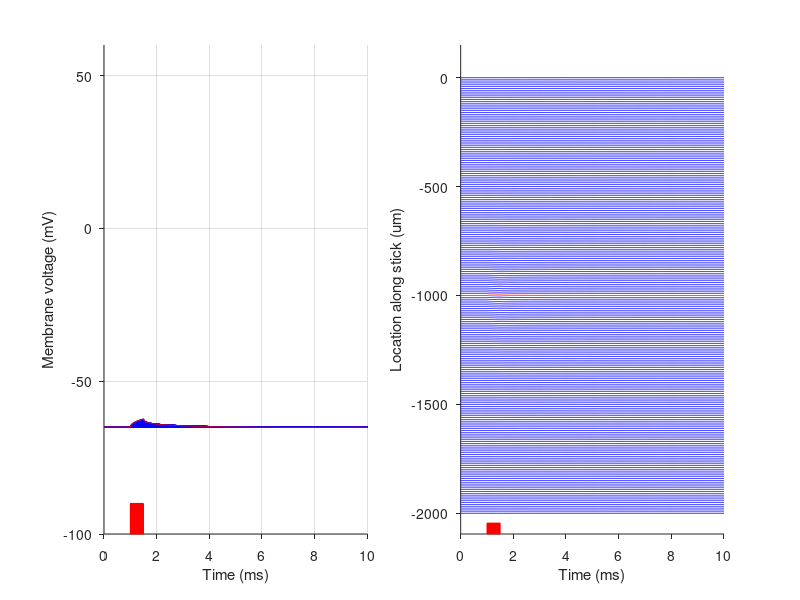

MATLAB code for this plot:
function [timeStep,vMat,mMat,hMat,nMat,iNaMat,iKMat,iLMat] = HH_multi()
%% ------------------------------------------------
%  Hodgkin & Huxley multi-compartment (stick) model
%  Run: [timeStep,vMat,mMat,hMat,nMat,iNaMat,iKMat,iLMat] = HH_multi()
%  The computation is done by a fixed step size forward or backward Euler method
%  Two stimulation modes: (1) Current injection into a single compartment ('iClamp')
%                         (2) Extracellular stimulation ('extracellular')
% ------------------------------------------------
%             
%                       _
%                  (2) / \     ||   
%                      \_/    _||_ (1)
%                             \  /                    
%   -------------------------- \/ --------------------------
%   |    1     |    2     |    3     |    4     |    5     |
%   --------------------------------------------------------
%
%
%% ------------- Step 1: PARAMETERS -------------
% Solver
solver = 'BE'; % Type of solver, 'FE'==Forward Euler or 'BE'==Backward Euler

% Stimulus parameters
mode = 'iClamp'; % Stimulus mode, 'iClamp' or 'extracellular'
elecType = 'point'; % Electrode type, 'point' or 'disk', for 'extracellular' only
dDisk = 50; % Electrode diameter, in um, for 'disk' only
rhoE = 300; % Extracellular resistivity, in Ohm*cm, for 'point and 'disk' only
I = 100; % Stimulus amplitude, in pA ('iClamp') or uA ('extracellular' 'point') or V ('extracellular' 'FEM')
elecX = 0; % X-shift of cell relative to the electrode (at 0/0)), in um
elecY = 25; % Y-shift of cell relative to the electrode (at 0/0)), in um

% Temporal parameters
tStop = 10; % Total duration of simulation, in ms
tDel = 1; % Time when stimulus starts, in ms
tDur = 0.5; % Time of stimulus ON, in ms
tDt = 0.0125; % Time step, in ms

% Stick parameters, total length = (nComp-1) x lComp
nComp = 201; % Number of compartments
lComp = 10; % Compartment length, in um
rComp = 1; % Compartment radius, in um

c = 1; % Membrane specific capacitance, in uF/cm2, original=1
rhoA = 100; % Axial/Intracellular conductivity, in Ohm*cm, , original=100

% Temperature
temp = 6.3; % Model temperature, in Celsius, original=6.3

% Hodgkin & Huxley parameters
vInit = -65; % Membrane voltage to initialize the simulation, in mV
gNa = 120; % Sodium channel maximum conductivity, in mS/cm2, original=120
gK = 36; % Potassium channel maximum conductivity, in mS/cm2, original=36
gL = 0.3; % Leak channel maximum conductivity, in mS/cm2, original=0.3
eNa = 50; % Sodium reversal/equilibrium potential, in mV, original=50
eK = -77; % Potassium reversal/equilibrium potential, in mV, original=-77
eL = -54.3; % Leak reversal/equilibrium potential, in mV, original=-54.3

% Plot flags
plotV = 1; % Membrane voltage over time


%% ------------- Step 2: COMPUTE ADDITIONAL PARAMETERS -------------
% Central compartment of stick
centerComp = (nComp-1)/2+1;

% Axial resistance of each compartment, in kOhm
R = ((2*rhoA*lComp*1e-4)/(2*(rComp*1e-4)^2*pi))*1e-3;
% Compartment surface, in cm2
A = (2*rComp*pi*lComp)*1e-8;
% Compartment membrance capacitance, in uF
C = c*A;

% Compute time step
timeSteps = floor(tStop/tDt)+1;
timeStep = 0:tDt:tStop;

% Temperature adjustment
kTemp = 3^((temp-6.3)/10);

% Other constants
vAdd = 0.001;

% Set up tridiagonal matrix for fast computation of the inverse axial matrix (BE)
matInvDiag = [1+(tDt/C)*(1/R);ones(nComp-2,1)+(tDt/C)*(2/R);1+(tDt/C)*(1/R)]; % in (ms/uF)*(1/kOhm)==1/V
matInvOffDiag = ones(nComp-1,1)*-(tDt/C)*(1/R);
matInv = diag(matInvDiag,0) + diag(matInvOffDiag,-1) + diag(matInvOffDiag,1);

% Set up tridiagonal matrix for fast iAxial (FE) and iStim (extracellular) computation
matAxDiag = [-1/R;ones(nComp-2,1)*-2/R;-1/R]; % in 1/kOhm
matAxOffDiag = ones(nComp-1,1)*1/R;
matAxial = diag(matAxDiag,0) + diag(matAxOffDiag,-1) + diag(matAxOffDiag,1);

% Stimulus currents depending on stimulus type
switch mode
    case 'iClamp' % Simple current conversion
        iStim = zeros(nComp,1);
        iStim(centerComp) = 1e-6*I/A; % in 1e-6*pA/cm2==uA/cm2
    case 'extracellular' % Compute effect of extracellular electric fields on stick
        % Compute potentials at compartment centers, electrode is always located at elecX/elecY
        x = (-(centerComp-1)*lComp:lComp:(nComp-centerComp)*lComp)'+elecX; % in um
        y = ones(nComp,1)*elecY; % in um
        centers = [x,y];
        switch elecType % Compute extracellular potentials depending on electrode type
            case 'point'
                % Euklidean distance for each compartment center
                compDist = 1e-4*sqrt(sum(centers.^2,2)); % in cm
                % Analytical potentials (point source) for given distance
                potentials = 1e-3*(rhoE*I)./(4*pi*compDist); % in 1e-3*(Ohm*cm*uA)/cm==mV
            case 'disk'
                % Axial and radial distance for each compartment center
                r = 1e-4*x; % in cm
                z = 1e-4*y; % in cm
                % Analytical potentials (disk electrode) for given distance
                rDisk = 1e-4*dDisk/2; % in cm
                potentials = 1e-3*(2*rhoE*I)/(4*rDisk*pi) * asin((2*rDisk)./(sqrt((r-rDisk).^2+z.^2)+sqrt((r+rDisk).^2+z.^2))); % in 1e-3*(Ohm*cm*uA)/cm==mV
        end
        % Matrix times vector for stimulus current
        iStim = matAxial*potentials/A; % in ((1/kOhm)*mV)/cm2==uA/cm2
    otherwise
        fprintf('--- Unknown stimulus mode!')
        return
end

% Compute initial values
v0 = vInit; 
m0 = alphaM(v0,kTemp)/(alphaM(v0,kTemp)+betaM(v0,kTemp));
h0 = alphaH(v0,kTemp)/(alphaH(v0,kTemp)+betaH(v0,kTemp));
n0 = alphaN(v0,kTemp)/(alphaN(v0,kTemp)+betaN(v0,kTemp));

% Allocate memory for v, m, h, n
vMat = zeros(nComp,timeSteps);
mMat = zeros(nComp,timeSteps);
hMat = zeros(nComp,timeSteps);
nMat = zeros(nComp,timeSteps);

% Set Initial values
vMat(:,1) = v0;
mMat(:,1) = m0;
hMat(:,1) = h0;
nMat(:,1) = n0;


%% --------- Step 3: SOLVE ODEs & POSTPROCESSING ---------
tic 
for t=1:timeSteps-1
    % Get current states
    vVecT = vMat(:,t);
    mVecT = mMat(:,t);
    hVecT = hMat(:,t);
    nVecT = nMat(:,t);

    % Stimulus current
    iStimVec = zeros(nComp,1);
    if t>tDel/tDt && t<=(tDel+tDur)/tDt
        iStimVec = iStim; % in uA/cm2
    end
    
    % Ionic currents 
    % Sodium
    iNaVec = gNa*mVecT.^3.*hVecT.*(vVecT-eNa); % in (mS/cm2)*mV==uA/cm2
    % Potassium
    iKVec = gK*nVecT.^4.*(vVecT-eK); % in (mS/cm2)*mV==uA/cm2
    % Leak
    iLVec = gL*(vVecT-eL); % in (mS/cm2)*mV==uA/cm2
    iIonVec = iNaVec+iKVec+iLVec; % in uA/cm2

    % Update v, m, h and n
    switch solver
        case 'FE'
            % Axial currents
            iAxialVec = matAxial*vVecT/A; % in uA/cm2
            
            % Compute change of v
            vMat(:,t+1) = vVecT+(-iIonVec+iAxialVec+iStimVec)*(tDt/c); % in mV

            % Compute change of alphas and betas
            mMat(:,t+1) = mVecT+(alphaM(vVecT,kTemp).*(1-mVecT)-betaM(vVecT,kTemp).*mVecT)*tDt;
            hMat(:,t+1) = hVecT+(alphaH(vVecT,kTemp).*(1-hVecT)-betaH(vVecT,kTemp).*hVecT)*tDt;
            nMat(:,t+1) = nVecT+(alphaN(vVecT,kTemp).*(1-nVecT)-betaN(vVecT,kTemp).*nVecT)*tDt;
        case 'BE'
            % Additonal ionic contribution needed for BE
            % Sodium
            iNaAuxVec = gNa*mVecT.^3.*hVecT.*(vVecT+vAdd-eNa); % in (mS/cm2)*mV==uA/cm2
            % Potassium
            iKAuxVec = gK*nVecT.^4.*(vVecT+vAdd-eK); % in (mS/cm2)*mV==uA/cm2
            % Leak
            iLAuxVec = gL*(vVecT+vAdd-eL); % in (mS/cm2)*mV==uA/cm2
            % Sum
            rhsdidvVec = (iNaAuxVec-iNaVec+iKAuxVec-iKVec+iLAuxVec-iLVec)/vAdd; % in (uA/cm2)/mV

            % Compute change of v
            % Right hand side of matrix equation to be solved
            RHS = vVecT+(-iIonVec+rhsdidvVec.*vVecT+iStimVec)*(tDt/c);
            % Add ionic current contribution to left hand side
            matInv(1:1+size(matInv,1):end) = matInvDiag+rhsdidvVec*(tDt/c);
            
            % Solve matrix equation
            % vMat(:,t+1) = matInv\RHS; % in mV
            vMat(:,t+1) = sparse(matInv)\RHS; % in mV
        
            % Compute change of alphas and betas
            mMat(:,t+1) = (mVecT+tDt*alphaM(vMat(:,t+1),kTemp))./(1+tDt*(alphaM(vMat(:,t+1),kTemp)+betaM(vMat(:,t+1),kTemp)));
            hMat(:,t+1) = (hVecT+tDt*alphaH(vMat(:,t+1),kTemp))./(1+tDt*(alphaH(vMat(:,t+1),kTemp)+betaH(vMat(:,t+1),kTemp)));
            nMat(:,t+1) = (nVecT+tDt*alphaN(vMat(:,t+1),kTemp))./(1+tDt*(alphaN(vMat(:,t+1),kTemp)+betaN(vMat(:,t+1),kTemp)));
        otherwise
            fprintf('--- Unknown solver type!')
            return
    end
end
fprintf('--- Solving time was %.3f seconds.\n',toc) 

% Compute ionic current densities by using the state variables v, m, h and n
iNaMat = gNa*mMat.^3.*hMat.*(vMat-eNa); % in (mS/cm2)*mV==uA/cm2
iKMat = gK*nMat.^4.*(vMat-eK); % in (mS/cm2)*mV==uA/cm2
iLMat = gL*(vMat-eL); % in (mS/cm2)*mV==uA/cm2


%% --------- Step 4: VISUALIZE RESULTS ---------
if plotV==1
    % Membrane voltage over time
    figure('Position',[600,300,1000,420])
    subplot(1,2,1)
    hold all
    box off
    grid on
    set(gca,'TickDir','out')
    plot(timeStep,vMat,'b')
    plot(timeStep,vMat(centerComp,:),'r')
    rectangle('Position',[tDel,-100,tDur,10],'Edgecolor','r','Facecolor','r')
    xlim([0 tStop])
    ylim([-100 60])
    xlabel('Time (ms)')
    ylabel('Membrane voltage (mV)')
    
    % Membrane voltage over time (spatial)
    subplot(1,2,2)
    hold all
    box off
    set(gca,'TickDir','out')
    offset = -vInit;
    for i=1:nComp
        if i==centerComp
            plot(timeStep,vMat(i,:)+offset,'r');
        else
            plot(timeStep,vMat(i,:)+offset,'b');
        end
        offset = offset-lComp;
    end
    rectangle('Position',[tDel,offset-150,tDur,50],'Edgecolor','r','Facecolor','r')
    xlim([0 tStop])
    ylim([offset-150 150])
    xlabel('Time (ms)')
    ylabel('Location along stick (um)')
end


    %% ------------- DEFINE FUNCTIONS FOR ALPHAS AND BETAS -------------
    function am = alphaM(v,kT)
        am = kT*(0.1*(v+40))./(1-exp(-(v+40)/10));
    end
    function bm = betaM(v,kT)
        bm = kT*4*exp(-(v+65)/18);
    end
    function ah = alphaH(v,kT)  
        ah = kT*0.07*exp(-(v+65)/20);
    end
    function bh = betaH(v,kT)
        bh = kT*1./(1+exp(-(v+35)/10));
    end
    function an = alphaN(v,kT)
        an = kT*(0.01*(v+55))./(1-exp(-(v+55)/10));
    end
    function bn = betaN(v,kT)
        bn = kT*0.125*exp(-(v+65)/80);
    end
end